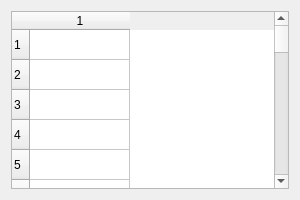
<?xml version="1.0" encoding="UTF-8"?>
<ui version="4.0"><class>Dialog</class><widget class="QDialog" name="Dialog"><property name="geometry"><rect><x>0</x><y>0</y><width>300</width><height>200</height></rect></property><property name="windowTitle"><string>Scroll tall_60x1</string></property><layout class="QVBoxLayout" name="verticalLayout"><property name="leftMargin"><number>11</number></property><property name="topMargin"><number>11</number></property><property name="rightMargin"><number>11</number></property><property name="bottomMargin"><number>11</number></property><property name="spacing"><number>6</number></property><item><widget class="QTableWidget" name="table"><property name="rowCount"><number>60</number></property><property name="columnCount"><number>1</number></property></widget></item></layout></widget></ui>
